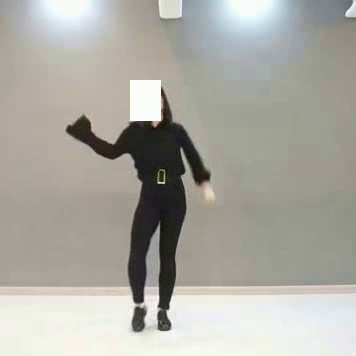
#> input picture images/15.jpg, 356 x 356 px, found by its file name
$ jupyter execute --allow-errors Make_Video_with_abstacle.ipynb
#> lines starting #> are read from the running program, lines starting #| are printed output that depends on the picture; after the words box and inside, x2 and y2 are one past the last pixel; in counts of white or black regions, pixels touching at a corner belong together; pictures that were not available may be replaced by others from this repository, and a replacement may not be noted
[cell 1]
import cv2
import os
import time
from PIL import Image, ImageDraw#, ImageFont
import numpy as np
import random
import matplotlib.pyplot as plt

[cell 2]
video_data_path = "./video_with_abstacle/video/"
abstacle_image_path = "./video_with_abstacle/image/"
save_path = "./video_with_abstacle/video_abstacled/"

v_data_in_folder = os.listdir(video_data_path)
i_data_in_folder = os.listdir(abstacle_image_path)
resized_v_data_path = []

for index, data in enumerate(v_data_in_folder):
    v_data_in_folder[index] = video_data_path + data
    resized_v_data_path.append(save_path + data)
for index, data in enumerate(i_data_in_folder):
    i_data_in_folder[index] = abstacle_image_path + data
print(v_data_in_folder)
for index, video_file in enumerate(v_data_in_folder):
    fourcc = cv2.VideoWriter_fourcc(*'XVID')
    out = cv2.VideoWriter(resized_v_data_path[index], fourcc, 20.0, (640, 360))

    cap = cv2.VideoCapture(v_data_in_folder[index])
    img_data = cv2.imread(i_data_in_folder[index])
#> img_data is the input picture: shape (356, 356, 3); mean B, G, R 162.4, 170, 171.5
    width_new = 150

    scale = img_data.shape[1]/width_new#100->동영상에 붙일 이미지 width 고정, img_data.shape[1] -> width
#> scale = 2.37
    #img_data = cv2.resize(img_data, (100, int(img_data.shape[0]/scale)))
    print(width_new, int(img_data.shape[0]/scale))
#| 150 150
    pos_img_data_x = random.randrange(1, 640-width_new)
    pos_img_data_y = random.randrange(1, 360-int(img_data.shape[0]/scale))
#> pos_img_data_y = 99
    print(pos_img_data_x, pos_img_data_y)
#| 433 99
    resized_img_data = cv2.resize(img_data, (width_new, int(img_data.shape[0]/scale)))
    gray_img_data = cv2.cvtColor(resized_img_data, cv2.COLOR_RGB2GRAY)
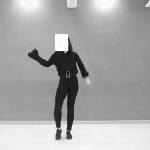
#> gray_img_data: shape (150, 150); min 17, max 254, mean 167.8
    ret, mask_inv = cv2.threshold(gray_img_data, 230, 255, cv2.THRESH_BINARY)
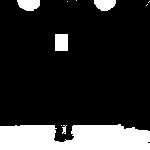
#> mask_inv: shape (150, 150); 17.8% white; 10 white regions (5 under 20 px), largest, box (x1, y1, x2, y2) and area: (0, 124, 150, 150) 3353, (55, 34, 68, 51) 221, (17, 0, 40, 11) 204, (94, 0, 116, 11) 191, (62, 125, 67, 134) 26
    mask = cv2.bitwise_not(mask_inv)

    length = int(cap.get(cv2.CAP_PROP_FRAME_COUNT))

    for i in range(length):
        ret, frame = cap.read()
        if(ret == True):
            frame2 = cv2.resize(frame, (640, 360))
            cut_img = frame2[pos_img_data_y:pos_img_data_y + int(resized_img_data.shape[0]), pos_img_data_x:pos_img_data_x+width_new]

            foreground = cv2.bitwise_and(resized_img_data, resized_img_data, mask = mask)
            backgorund = cv2.bitwise_and(cut_img, cut_img, mask=mask_inv)

            image = cv2.add(backgorund, foreground)
            frame2[pos_img_data_y:pos_img_data_y + int(resized_img_data.shape[0]), pos_img_data_x:pos_img_data_x+width_new] = image

            out.write(frame2)

            cv2.imshow("cut_img", cut_img)
            cv2.imshow("video", frame2)
            time.sleep(0.0002)

            if cv2.waitKey(1) & 0xFF == ord('q'):
                break
        else:
            continue
#> this loop made 1 pass; (key q is pressed on pass 1)
#> pass 1, `frame2 = cv2.resize(frame, (640, 360))`:
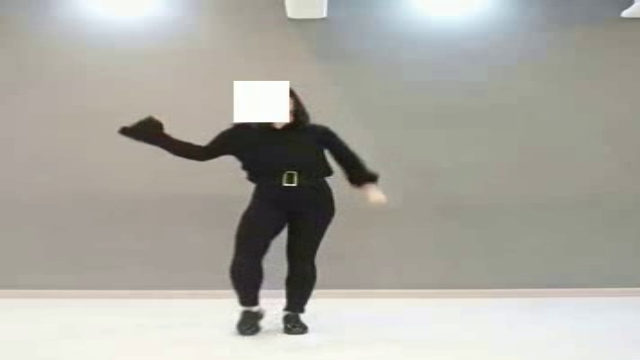
#> frame2: shape (360, 640, 3); mean B, G, R 162.3, 170, 171.4
#> pass 1, `cut_img = frame2[pos_img_data_y:pos_img_data_y + int(resized_img_data...`:
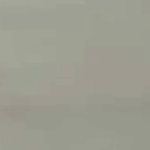
#> cut_img: shape (150, 150, 3); mean B, G, R 144.6, 157.4, 156.8
#> pass 1, `foreground = cv2.bitwise_and(resized_img_data, resized_img_data, mask ..`:
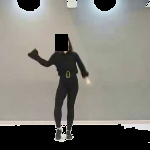
#> foreground: shape (150, 150, 3); mean B, G, R 120.2, 126.9, 128.7
#> pass 1, `backgorund = cv2.bitwise_and(cut_img, cut_img, mask=mask_inv)`:
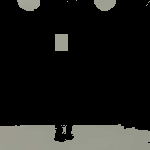
#> backgorund: shape (150, 150, 3); mean B, G, R 25.5, 27.8, 27.5
#> after the loop:
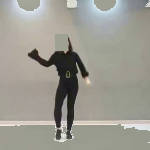
#> cut_img: shape (150, 150, 3); mean B, G, R 145.7, 154.7, 156.3
#> after the loop:
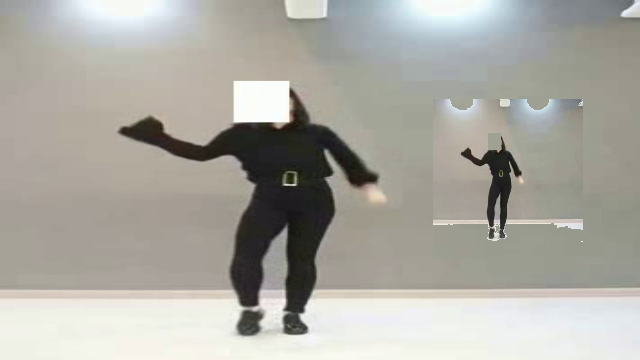
#> frame2: shape (360, 640, 3); 7.88% of pixels changed, all inside (x1, y1, x2, y2) = (433, 99, 583, 242)

    cap.release()
    out.release()
    cv2.waitKey(0)
    cv2.destroyAllWindows()
    #break

[cell 3]
#v_data_in_folder
#resized_v_data_path
#pos_img_data_x = random.randrange(1, 540), pos_img_data_x

[cell 4]
video_path = "./video_with_abstacle/TrainingSet_2/test/video/143.avi"
cap = cv2.VideoCapture(video_path)
fourcc = cv2.VideoWriter_fourcc(*'XVID')
#> fourcc = 1145656920
out = cv2.VideoWriter("./video_with_abstacle/TrainingSet_2/test/video/left_elbow/360.avi", fourcc, 20.0, (356, 356))
length = int(cap.get(cv2.CAP_PROP_FRAME_COUNT))
#> length = 1
for i in range(length):
    ret, img = cap.read()
    if ret == True:
        #if(i<15):
            #out.write(img)
        #else:
        buffer = cv2.rectangle(img, (180, 150), (220, 190), (255, 255, 255), -1)
        out.write(buffer)

    else:
        continue
out.release()

#> (a cell that did not finish here is left out)

[cell 6]
abstacle_image_path = "./video_with_abstacle/image/2.png"
img_data = cv2.imread(abstacle_image_path)
print(img_data.shape[0])#height
#| 356
print(img_data.shape[1])#width
#| 356
